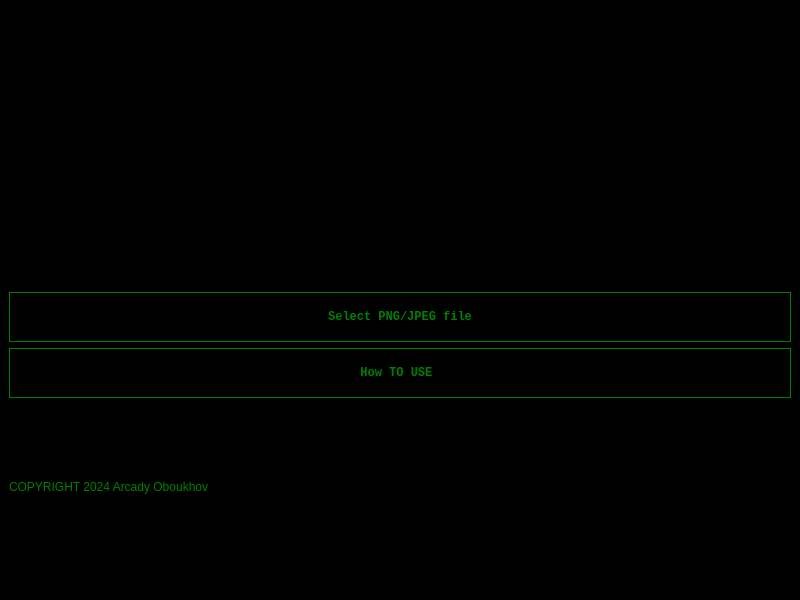
<?xml version="1.0" encoding="UTF-8"?>
<ui version="4.0">
 <class>MainWindow</class>
 <widget class="QMainWindow" name="MainWindow">
  <property name="geometry">
   <rect>
    <x>0</x>
    <y>0</y>
    <width>800</width>
    <height>600</height>
   </rect>
  </property>
  <property name="windowTitle">
   <string>PlainObscure</string>
  </property>
  <property name="styleSheet">
   <string>
     background-color: black; 
     color: green;
     font-family: 'Courier New', Courier, monospace; 
   </string>
  </property>
  <widget class="QWidget" name="centralwidget">
   <layout class="QVBoxLayout" name="verticalLayout_3">
    <item>
     <layout class="QVBoxLayout" name="verticalLayout_2">
      <item>
       <widget class="QLabel" name="label">
        <property name="styleSheet">
         <string>background-color: black; color: green;</string>
        </property>
        <property name="text">
         <string/>
        </property>
        <property name="pixmap">
         <pixmap resource="resource.qrc">:/assets/plainobscure.png</pixmap>
        </property>
        <property name="scaledContents">
         <bool>true</bool>
        </property>
       </widget>
      </item>
      <item>
       <layout class="QVBoxLayout" name="verticalLayout">
        <item>
         <widget class="QPushButton" name="pushButton">
          <property name="minimumSize">
           <size>
            <width>0</width>
            <height>50</height>
           </size>
          </property>
          <property name="font">
           <font>
            <family>Courier New</family>
            <bold>true</bold>
           </font>
          </property>
          <property name="styleSheet">
           <string>
             background-color: black; 
             color: green; 
             border: 1px solid green;
           </string>
          </property>
          <property name="text">
           <string>Select PNG/JPEG file</string>
          </property>
         </widget>
        </item>
        <item>
         <widget class="QPushButton" name="pushButton_2">
          <property name="minimumSize">
           <size>
            <width>0</width>
            <height>50</height>
           </size>
          </property>
          <property name="font">
           <font>
            <family>Courier New</family>
            <bold>true</bold>
           </font>
          </property>
          <property name="styleSheet">
           <string>
             background-color: black; 
             color: green; 
             border: 1px solid green;
           </string>
          </property>
          <property name="text">
           <string>How TO USE </string>
          </property>
         </widget>
        </item>
        <item>
         <widget class="QLabel" name="label_2">
          <property name="styleSheet">
           <string>background-color: black; color: green;</string>
          </property>
          <property name="text">
           <string>COPYRIGHT 2024 Arcady Oboukhov</string>
          </property>
         </widget>
        </item>
       </layout>
      </item>
     </layout>
    </item>
   </layout>
  </widget>
  <widget class="QMenuBar" name="menubar">
   <property name="geometry">
    <rect>
     <x>0</x>
     <y>0</y>
     <width>800</width>
     <height>22</height>
    </rect>
   </property>
   <property name="styleSheet">
    <string>background-color: black; color: green;</string>
   </property>
  </widget>
  <widget class="QStatusBar" name="statusbar">
   <property name="styleSheet">
    <string>background-color: black; color: green;</string>
   </property>
  </widget>
 </widget>
 <resources>
  <include location="resource.qrc"/>
 </resources>
 <connections/>
</ui>
